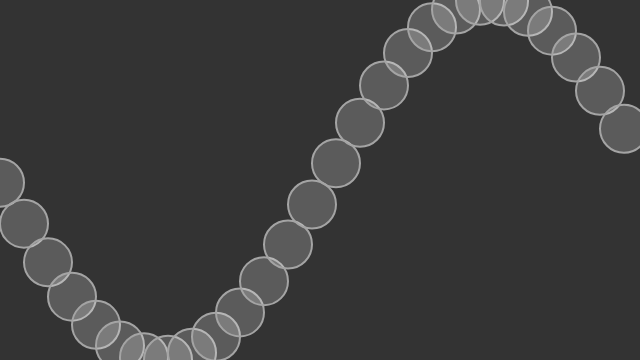
Frame 1 (no input)
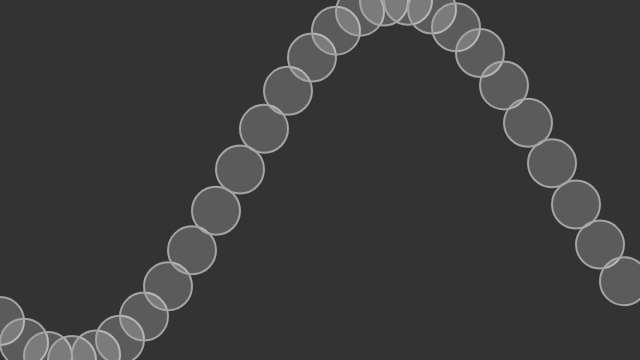
Frame 60 (no input)
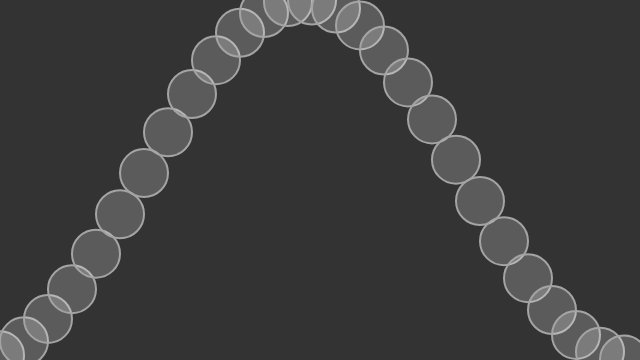
Frame 120 (the mouse pressed at the canvas centre since frame 60)

The p5.js sketch that drew these frames (run headless with seeded random() and noise() and a simulated clock; from frame 60 on, the mouse is pressed at the canvas centre):

// p5.js sketch
// ── sketch.js
let startAngle = 0;
let angleVel = 0.23;

function setup() {
  createCanvas(640, 360);
}

function draw() {
  background(51);

  startAngle += 0.015;
  let angle = startAngle;

  for (let x = 0; x <= width; x += 24) {
    let y = map(sin(angle), -1, 1, 0, height);
    stroke(164);
    fill(255, 50);
    strokeWeight(2);
    ellipse(x, y, 48, 48);
    angle += angleVel;
  }
}
